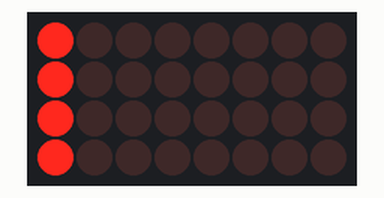
Bench run of a sketch on a simulated Arduino Uno, built with avr-gcc and run on an emulated ATmega328P. Parts: 8×4 LED matrix. Wiring (inferred from the names in the program): shift register (74HC595): data pin 11; shift clock pin 12; latch pin 8; LED matrix (orientation assumed): rows pin 4, pin 5, pin 6, pin 7; columns Q7, Q6, Q5, Q4, Q3, Q2, Q1, Q0.

Above: at 0.35 s.
At 5.22 s:
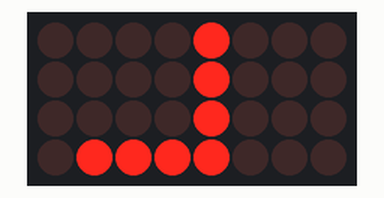
At 10.3 s:
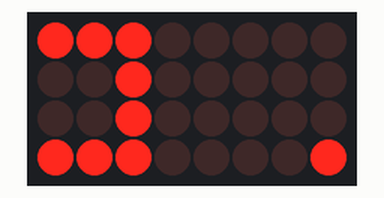
At 20.04 s:
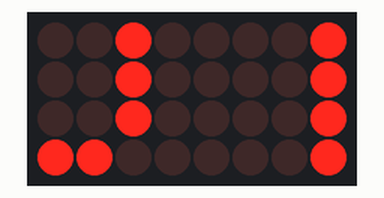
At 29.88 s:
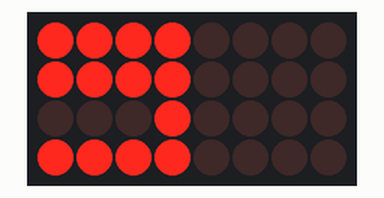
At 39.84 s:
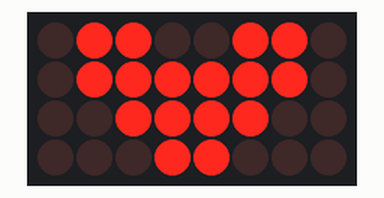

The sketch:

led_8x4.ino
```cpp
//74HC595N pins
#define latchPin 8
#define dataPin 11
#define clockPin 12

//vertical pins
#define row1Pin 4
#define row2Pin 5
#define row3Pin 6
#define row4Pin 7

const char pins[] = {
  row1Pin,
  row2Pin,
  row3Pin,
  row4Pin
};


//characters in binary
unsigned int charA[4][8] = {
  {0,0,0,1,1,0,0,0},
  {0,0,1,0,0,1,0,0},
  {0,0,1,1,1,1,0,0},
  {0,0,1,0,0,1,0,0}
};

unsigned int charB[4][8] = {
  {0,0,1,1,1,1,0,0},
  {0,0,1,0,1,1,0,0},
  {0,0,1,1,0,1,0,0},
  {0,0,1,1,1,1,0,0}
};

unsigned  int charC[4][8] = {
  {0,0,1,1,1,1,0,0},
  {0,0,1,0,0,0,0,0},
  {0,0,1,0,0,0,0,0},
  {0,0,1,1,1,1,0,0}
};

unsigned int charD[4][8] = {
  {0,0,1,1,1,0,0,0},
  {0,0,1,0,0,1,0,0},
  {0,0,1,0,0,1,0,0},
  {0,0,1,1,1,0,0,0}
};

unsigned int charE[4][8] = {
  {0,0,1,1,1,1,0,0},
  {0,0,1,1,1,1,0,0},
  {0,0,1,0,0,0,0,0},
  {0,0,1,1,1,1,0,0}
};

unsigned int charF[4][8] = {
  {0,0,1,1,1,1,0,0},
  {0,0,1,0,0,0,0,0},
  {0,0,1,1,1,1,0,0},
  {0,0,1,0,0,0,0,0}
};

unsigned int charG[4][8] = {
  {0,0,0,1,1,0,0,0},
  {0,0,1,0,0,0,0,0},
  {0,0,1,0,1,1,0,0},
  {0,0,1,1,1,1,0,0}
};

unsigned int charH[4][8] = {
  {0,0,1,0,0,1,0,0},
  {0,0,1,1,1,1,0,0},
  {0,0,1,1,1,1,0,0},
  {0,0,1,0,0,1,0,0}
};

unsigned int charI[4][8] = {
  {0,0,1,1,1,1,0,0},
  {0,0,0,1,1,0,0,0},
  {0,0,0,1,1,0,0,0},
  {0,0,1,1,1,1,0,0}
};

unsigned int charJ[4][8] = {
  {0,0,0,0,0,1,0,0},
  {0,0,0,0,0,1,0,0},
  {0,0,1,0,0,1,0,0},
  {0,0,1,1,1,1,0,0}
};

unsigned int charK[4][8] = {
  {0,0,1,0,0,1,0,0},
  {0,0,1,1,1,0,0,0},
  {0,0,1,0,1,0,0,0},
  {0,0,1,0,0,1,0,0}
};

unsigned int charL[4][8] = {
  {0,0,1,0,0,0,0,0},
  {0,0,1,0,0,0,0,0},
  {0,0,1,0,0,0,0,0},
  {0,0,1,1,1,1,0,0}
};

unsigned int charM[4][8] = {
  {0,0,1,0,0,1,0,0},
  {0,0,1,1,1,1,0,0},
  {0,0,1,0,0,1,0,0},
  {0,0,1,0,0,1,0,0}
};

unsigned int charN[4][8] = {
  {0,0,1,0,0,1,0,0},
  {0,0,1,1,0,1,0,0},
  {0,0,1,0,1,1,0,0},
  {0,0,1,0,0,1,0,0}
};

unsigned int charO[4][8] = {
  {0,0,1,1,1,1,0,0},
  {0,0,1,0,0,1,0,0},
  {0,0,1,0,0,1,0,0},
  {0,0,1,1,1,1,0,0}
};

unsigned int charP[4][8] = {
  {0,0,1,1,1,1,0,0},
  {0,0,1,1,1,1,0,0},
  {0,0,1,0,0,0,0,0},
  {0,0,1,0,0,0,0,0}
};

int charQ[4][8] = {
  {0,0,1,1,1,1,0,0},
  {0,0,1,0,0,1,0,0},
  {0,0,1,0,1,1,0,0},
  {0,0,1,1,1,1,0,0}
};

unsigned int charR[4][8] = {
  {0,0,1,1,1,1,0,0},
  {0,0,1,0,1,1,0,0},
  {0,0,1,1,1,0,0,0},
  {0,0,1,0,0,1,0,0}
};

unsigned int charS[4][8] = {
  {0,0,1,1,1,1,0,0},
  {0,0,1,0,0,0,0,0},
  {0,0,0,1,1,1,0,0},
  {0,0,1,1,1,1,0,0}
};

unsigned int charT[4][8] = {
  {0,0,1,1,1,1,0,0},
  {0,0,0,1,1,0,0,0},
  {0,0,0,1,1,0,0,0},
  {0,0,0,1,1,0,0,0}
};

unsigned int charU[4][8] = {
  {0,0,1,0,0,1,0,0},
  {0,0,1,0,0,1,0,0},
  {0,0,1,0,0,1,0,0},
  {0,0,1,1,1,1,0,0}
};

unsigned int charV[4][8] = {
  {0,0,1,0,0,1,0,0},
  {0,0,1,0,0,1,0,0},
  {0,0,1,0,0,1,0,0},
  {0,0,0,1,1,0,0,0}
};

unsigned int charW[4][8] = {
  {0,0,1,0,0,1,0,0},
  {0,0,1,0,0,1,0,0},
  {0,0,1,1,1,1,0,0},
  {0,0,1,0,0,1,0,0}
};

unsigned int charX[4][8] = {
  {0,0,1,0,0,1,0,0},
  {0,0,0,1,1,0,0,0},
  {0,0,0,1,1,0,0,0},
  {0,0,1,0,0,1,0,0}
};

unsigned int charY[4][8] = {
  {0,0,1,0,0,1,0,0},
  {0,0,0,1,1,0,0,0},
  {0,0,0,1,1,0,0,0},
  {0,0,0,1,1,0,0,0}
};

int charZ[4][8] = {
  {0,0,1,1,1,1,0,0},
  {0,0,0,0,1,0,0,0},
  {0,0,0,1,0,0,0,0},
  {0,0,1,1,1,1,0,0}
};

unsigned int charHeart[4][8] = {
  {0,1,1,0,0,1,1,0},
  {0,1,1,1,1,1,1,0},
  {0,0,1,1,1,1,0,0},
  {0,0,0,1,1,0,0,0}
};


unsigned int board8x4[4][8] = {
  {0,0,0,0,0,0,0,0},
  {0,0,0,0,0,0,0,0},
  {0,0,0,0,0,0,0,0},
  {0,0,0,0,0,0,0,0}
};

int binToDec (char *bin) {
   int decVal = 0;
    for (int i=0; i< strlen(bin); i++)
    {
      decVal *= 2;
      if (bin[i] == '1') decVal++;
    }
    return decVal;
}

char* join(int *chars) {
  char* dd = malloc(1);
  char buffer[8];
  for(int x = 0; x < 8; x++) {
    sprintf(buffer, "%d", chars[x]);
    strcat(dd, buffer);
  }
  return dd;
}

int currentRow = 0;
int currentDisplayColumIndex = 0;

unsigned long startMillis;
unsigned long currentMillis;
const unsigned long period = 100;


int displaySingleLetter (int character[][8]) {

    for (int row = 0; row < 4; row++) {

      digitalWrite(latchPin, LOW);

      //join array and convert to decimal value
      char *charByte = join(character[row]);
      int val = binToDec(charByte);

      // shift out the bits:
      shiftOut(dataPin, clockPin, LSBFIRST, val);
      //take the latch pin high so the LEDs will light up:
      digitalWrite(latchPin, HIGH);

      //freeup memory
      free(charByte);

      //disable y axis
      for(int x = 0; x < 4; x++) {
        if(x != currentRow) {
          pinMode(pins[x], INPUT);
        } else {
          pinMode(pins[currentRow], OUTPUT);
          digitalWrite(pins[currentRow], LOW);
        }
      }

      //point to next line
      currentRow++;

      // reset row to zero if reached 4 lines
      if(currentRow >= 4 ) currentRow = 0;

      // pause before next row
      delay(5);
    }
    return 0;
}

int writeToColumn8x4Board(int board[4][8], int pos, int rowBits[4]) {

   for(int y = 0; y < 4; y++) {
     // write new data
      board[y][pos] = rowBits[y];
   }
   return 1;
}

int shift8x4BoardToLeft(int board[4][8]) {
   for(int y = 0; y < 4; y++) {
    int temp;
    int next = 0;
    for(int z = 0; z < 8; z++) {
      next = z+1;
      // write new data
      if(next <= 7) {
        temp = board[y][next];
        board[y][z] = temp;
      }
    }
   }
   return 1;
}

int* getColumnOf8x4Character(int chars[4][8], int columnPos) {
  static int rows[4]={0,1,1,0};
  for(int x=0; x < 4; x++) {
    for(int j=0; j<8; j++) {
      if(j==columnPos) rows[x] = chars[x][j];
    }
  }
  return rows;
}

void setup() {
  //set pins to output
  pinMode(latchPin, OUTPUT);
  pinMode(clockPin, OUTPUT);
  pinMode(dataPin, OUTPUT);

  //set pins to high impedance
  pinMode(row1Pin, INPUT);
  pinMode(row2Pin, INPUT);
  pinMode(row3Pin, INPUT);
  pinMode(row4Pin, INPUT);
  startMillis = millis();
}


int letterIndex = 0;

int scrollText(int board8x4, int letters[], int letterCount, int columnCount) {
  int *bits = malloc(1);
  currentMillis = millis();

  if (currentMillis - startMillis >= period)
  {
    //use current time as start time
    startMillis = currentMillis;
    currentDisplayColumIndex++;
    free(bits);

    //point the cursor to the first element in the array of letters
    if(currentDisplayColumIndex > columnCount - 1) {
      letterIndex++;
      currentDisplayColumIndex = 0;
    }
    if(letterIndex > letterCount - 1) letterIndex = 0;

    shift8x4BoardToLeft(board8x4);
  }

  bits= {getColumnOf8x4Character(letters[letterIndex], currentDisplayColumIndex)};
  int reversedColumnIndex = 7-currentDisplayColumIndex;
  writeToColumn8x4Board(board8x4, 7, bits);
  displaySingleLetter(board8x4);
}

/*const int letters[] = {
  charA,
  charB,
  charC,
  charD,
  charE,
  charF,
  charG,
  charH,
  charI,
  charJ,
  charK,
  charL,
  charM,
  charN,
  charO,
  charP,
  charQ,
  charR,
  charS,
  charT,
  charU,
  charV,
  charW,
  charX,
  charY,
  charZ,
  charHeart
};*/


void loop() {
  const int letters[] = {
    charL,
    charO,
    charV,
    charE,
    charHeart
  };
  scrollText(board8x4, letters, sizeof(letters) / sizeof(int), 8);
}
```
